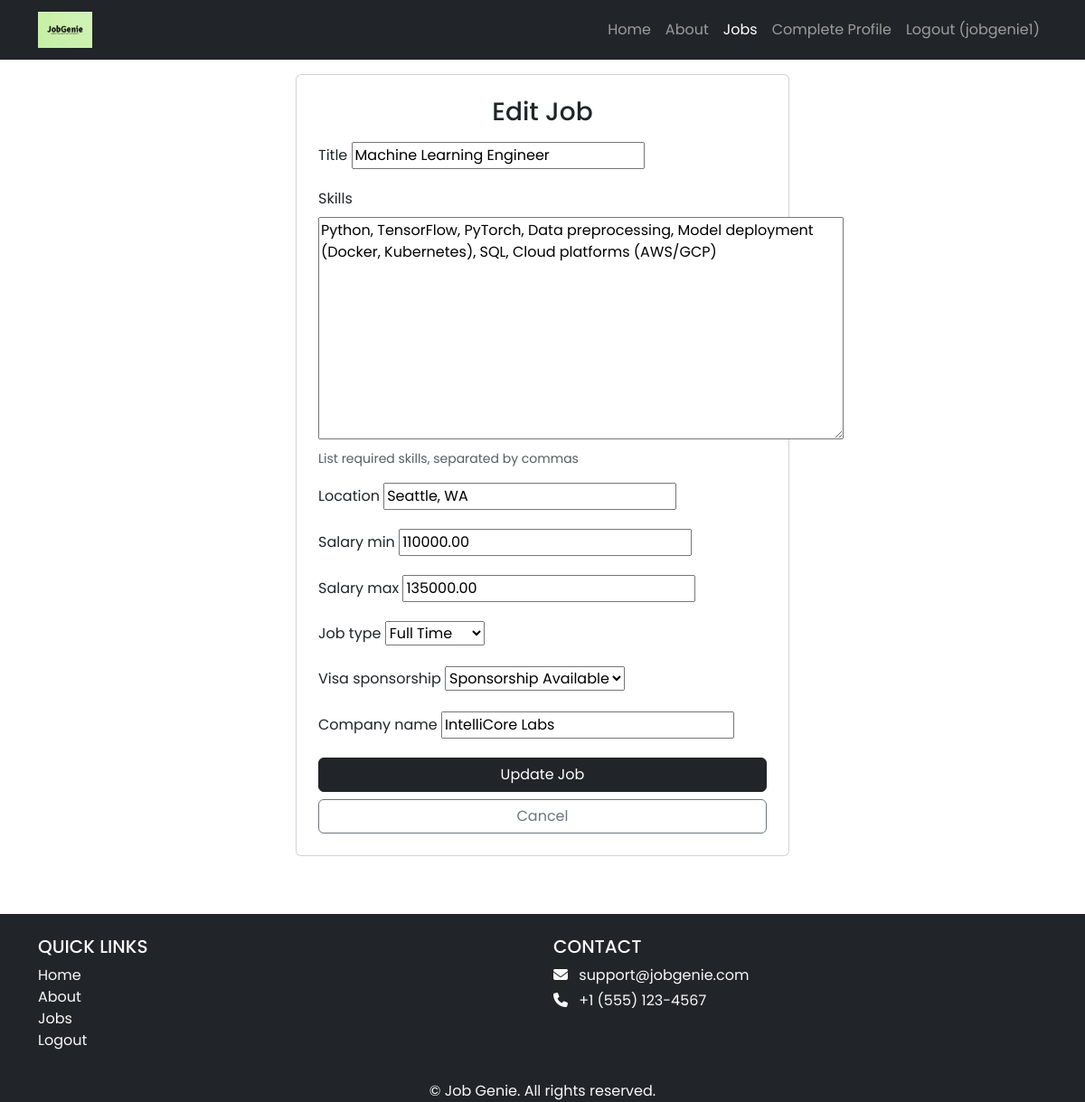
Page /jobs/2/edit/ (signed in) on the committed database.
### jobs/models.py (models this page shows, shortened)
class Job(models.Model):
    JOB_TYPES = [
        ('FT', 'Full Time'),
        ('PT', 'Part Time'),
        ('IN', 'Internship'),
        ('CT', 'Contractor'),
    ]
    REMOTE_TYPES = [
        ('ON', 'On-site'),
        ('RE', 'Remote'),
        ('HY', 'Hybrid'),
    ]
    SPONSORSHIP_OPT = [
        ('YES', 'Sponsorship Available'),
        ('NO', 'No Sponsorship'),
    ]
    recruiter = models.ForeignKey(
    Recruiter,
    on_delete=models.CASCADE,
    related_name="jobs",
    null=True,
    blank=True
    )
    title = models.CharField(max_length=255)
    company_name = models.CharField(max_length=255, blank=True, default="")
    skills = models.TextField(help_text="List required skills, separated by commas", blank=True, default="")
    location = models.CharField(max_length=255)
    salary_min = models.DecimalField(max_digits=10, decimal_places=2, null=True, blank=True)
    salary_max = models.DecimalField(max_digits=10, decimal_places=2, null=True, blank=True)
    job_type = models.CharField(max_length=2, choices=JOB_TYPES)
    visa_sponsorship = models.CharField(max_length=3, choices=SPONSORSHIP_OPT, default='NO')
    remote_type = models.CharField(max_length=2, choices=REMOTE_TYPES, default='ON')
    created_at = models.DateTimeField(auto_now_add=True)
    updated_at = models.DateTimeField(auto_now=True)
    class Meta:
        indexes = [
            models.Index(fields=['job_type']),
            models.Index(fields=['remote_type']),
            models.Index(fields=['location']),
        ]
        ordering = ['-created_at']

### jobs/views.py (the view)
# urls.py: path("<int:pk>/edit/", JobUpdateView.as_view(), name="job_edit"),
class JobUpdateView(LoginRequiredMixin, UpdateView):
    model = Job
    form_class = JobForm
    template_name = "jobs/job_form.html"
    def get_object(self, queryset=None):
        obj = super().get_object(queryset)
        recruiter = getattr(self.request.user, "recruiter_profile", None)
        if obj.recruiter != recruiter:
            raise PermissionDenied("You can only edit your own jobs.")
        return obj

### jobs/forms.py
class JobForm(forms.ModelForm):
    class Meta:
        model = Job
        fields = [
            "title",
            "skills",
            "location",
            "salary_min",
            "salary_max",
            "job_type",
            "visa_sponsorship",
            "company_name",
        ]

### jobs/templates/jobs/job_form.html (shortened to what this page needs)
{% extends 'base.html' %}
{% load static %}
{% block content %}
<div class="p-3">
  <div class="container">
    <div class="row justify-content-center">
      <div class="col-lg-6">
        <div class="card p-4">
          <h3 class="mb-3 text-center">
            {% if object %}
              Edit Job
            {% else %}
              Post a New Job
            {% endif %}
          </h3>
          <form method="post">
            {% for field in form %}
              <div class="mb-3">
                <label for="{{ field.id_for_label }}" class="form-label">{{ field.label }}</label>
                {{ field }}
                {% if field.help_text %}
                  <div class="form-text">{{ field.help_text }}</div>
                {% endif %}
              </div>
            {% endfor %}
            <div class="d-grid gap-2">
              <button type="submit" class="btn btn-dark">
                {% if object %} Update Job {% else %} Post Job {% endif %}
              </button>
              {% if user.is_authenticated and user.userprofile.role == 'RECRUITER' %}
                <a href="{% url 'recruiters:dashboard' %}" class="btn btn-outline-secondary">Cancel</a>
              {% else %}
                <a href="{% url 'job_list' %}" class="btn btn-outline-secondary">Cancel</a>
              {% endif %}
            </div>
          </form>
        </div>
      </div>
    </div>
  </div>
</div>
{% endblock content %}

### jobgenie/templates/base.html (shortened to what this page needs)
<!DOCTYPE html>
<html>
{% load static %}
<head>
    <link href="https://cdn.jsdelivr.net/npm/bootstrap@5.3.3/dist/css/bootstrap.min.css" rel="stylesheet"
>
    <link rel="stylesheet" href="https://cdnjs.cloudflare.com/ajax/libs/font-awesome/6.1.1/css/all.min.css">
    <link rel="stylesheet" type="text/css" href="{% static 'css/style.css' %}">
</head>
<body>
    <header>
        <nav class="navbar navbar-expand-lg navbar-dark bg-dark">
            <div class="container">
                <a class="navbar-brand" href="{% url 'home.index' %}">
                    <img src="{% static 'img/logo.png' %}" alt="logo" height="40" />
                </a>
                <div class="collapse navbar-collapse" id="navbarNav">
                    <ul class="navbar-nav ms-auto">
                        <li class="nav-item">
                            <a class="nav-link {% if request.resolver_match.url_name == 'home.index' %}active{% endif %}"
                                href="{% url 'home.index' %}">Home</a>
                        </li>
                        <li class="nav-item">
                            <a class="nav-link {% if request.resolver_match.url_name == 'home.about' %}active{% endif %}"
                                href="{% url 'home.about' %}">About</a>
                        </li>
                        <li class="nav-item">
                            <a class="nav-link {% if request.path|slice:':6' == '/jobs/' %}active{% endif %}" href="{% url 'job_list' %}">Jobs</a>
                        </li>
                        {% if user.is_authenticated %}
                            {% if user.userprofile.role == "JOB_SEEKER" %}
                                <li class="nav-item">
                                    <a class="nav-link {% if request.resolver_match.url_name == 'profiles:view_profile' %}active{% endif %}"
                                        href="{% url 'profiles:view_profile' %}">My Profile</a>
                                </li>
                                <li class="nav-item">
                                    <a class="nav-link {% if request.resolver_match.url_name == 'my_applications' %}active{% endif %}"
                                        href="{% url 'my_applications' %}">My Applications</a>
                                </li>
                            {% else %}
                                <li class="nav-item">
                                    <a class="nav-link" href="{% url 'accounts.signup' %}">Complete Profile</a>
                                </li>
                            {% endif %}
                            <li class="nav-item">
                                <a class="nav-link" href="{% url 'accounts.logout' %}">Logout ({{ user.username }})</a>
                            </li>
                        {% endif %}
                    </ul>
                </div>
            </div>
        </nav>
    </header>
    <div>
        {% block content %}
        {% endblock content %}
    </div>
    <footer class="bg-dark text-light pt-4 mt-5">
        <div class="container text-center">
            <div class="row text-center text-md-start">
                <div class="col-md-6 mb-3">
                    <h5 class="text-uppercase">Quick Links</h5>
                    <ul class="list-unstyled">
                    <li><a href="{% url 'home.index' %}" class="text-light text-decoration-none">Home</a></li>
                    <li><a href="{% url 'home.about' %}" class="text-light text-decoration-none">About</a></li>
                    <li><a href="{% url 'job_list' %}" class="text-light text-decoration-none">Jobs</a></li>
                    {% if user.is_authenticated %}
                        <li><a href="{% url 'accounts.logout' %}" class="text-light text-decoration-none">Logout</a></li>
                    {% else %}
                        <li><a href="{% url 'accounts.login' %}" class="text-light text-decoration-none">Login</a></li>
                        <li><a href="{% url 'accounts.signup' %}" class="text-light text-decoration-none">Sign Up</a>
                        </li>
                        {% endif %}
                    </ul>
                </div>
                <div class="col-md-6 mb-3">
                    <h5 class="text-uppercase">Contact</h5>
                    <p class="mb-1"><i class="fas fa-envelope me-2"></i> support@jobgenie.com</p>
                    <p class="mb-1"><i class="fas fa-phone me-2"></i> +1 (555) 123-4567</p>
                </div>
            </div>
            <p class="mb-0">&copy; {{ now|date:"Y" }} Job Genie. All rights reserved.</p>
        </div>
    </footer>
</body>
</html>

### jobgenie/static/css/style.css (style rules this page uses)
body { font-family: 'Poppins', sans-serif; }
.navbar-brand { font-size: 1.4rem; letter-spacing: 1px; }

### rows in the picture
Job: form "Machine Learning Engineer" "Python, TensorFlow, PyTorch, Data preprocessing, Model deployment (Docker, Kubernetes), SQL, Cloud platforms (AWS/GCP)" "Seattle, WA" "110000.00" "135000.00" "Full Time" "Sponsorship Available" "IntelliCore Labs"

### other values in the picture
{{ user.username }} "jobgenie1"
{{ field.label }} "Title" "Skills" "Location" "Salary min" "Salary max" "Job type" "Visa sponsorship" "Company name"
{{ field.help_text }} "List required skills, separated by commas"
